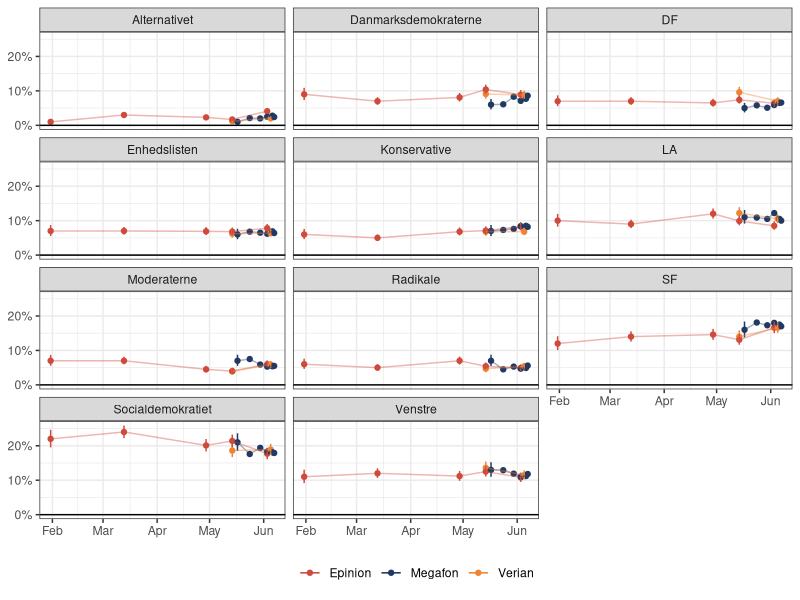
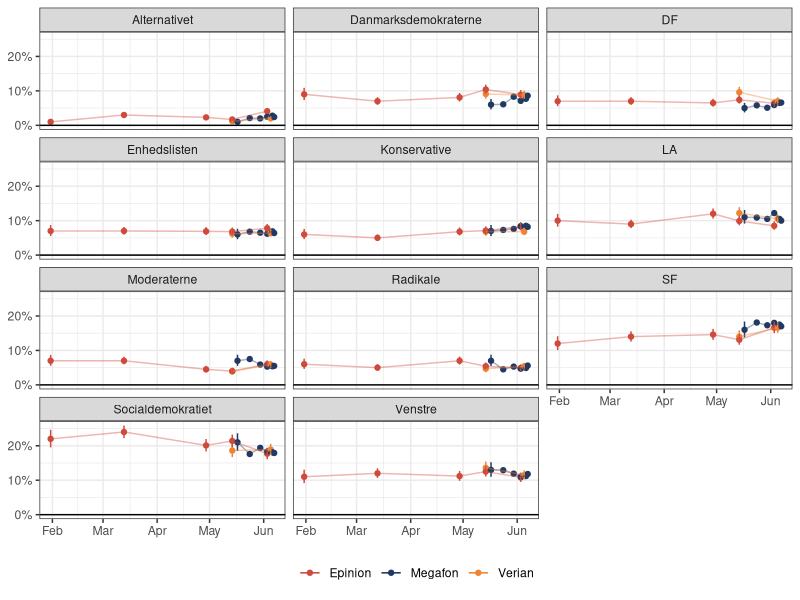

The R source for these figures, in order:
# R script for "Hvordan vil danskerne stemme til Europa-Parlamentsvalget? #3"
# URL: https://erikgahner.dk/2024/hvordan-vil-danskerne-stemme-til-europa-parlamentsvalget-3/

library("tibble")
library("ggplot2")
library("tidyr")
library("dplyr")

Sys.setlocale("LC_TIME", "da_DK.UTF-8")

ep_polls <- tribble(
    ~pollingfirm, ~date, ~respondenter, ~svar, ~Socialdemokratiet, ~Radikale, ~Konservative, ~SF,
    ~LA, ~Moderaterne, ~DF, ~Venstre, ~Alternativet, ~Danmarksdemokraterne, ~Enhedslisten,
    # https://www.altinget.dk/eu/artikel/foerste-eu-maaling-alle-partier-staar-til-en-plads-i-europa-parlamentet-undtagen-et
    "Epinion", "2024-01-31", 1051, 763, 22, 6, 6, 12, 10, 7, 7, 11, 1, 9, 7,
    # https://www.dr.dk/nyheder/politik/vaelgerne-straffer-venstre-i-ny-eu-maaling
    "Epinion", "2024-03-13", 2152, 1203, 24, 5, 5, 14, 9, 7, 7, 12, 3, 7, 7,
    # https://www.dr.dk/nyheder/politik/ep-valg/ny-maaling-sender-moderaterne-ud-af-eu-men-spidskandidat-tager-det-ikke-saa
    "Epinion", "2024-04-29", 1938, 1109, 20.1, 7.0, 6.8, 14.6, 12.0, 4.5, 6.5, 11.2, 2.3, 8.1, 6.9,
    # https://www.berlingske.dk/politik/danskerne-er-i-vildrede-udbryder-valgforskeren-tre-uger-foer-valget-er-alt
    "Verian", "2024-05-14", 1565, NA_real_, 18.6, 4.7, 6.8, 14.0, 12.2, 3.9, 9.6, 13.6, 1.2, 9.1, 6.2,
    # https://www.dr.dk/nyheder/politik/ny-maaling-tre-uger-foer-eu-valg-overrasker-valgforsker
    "Epinion", "2024-05-14", 2025, 1054, 21.4, 5.4, 7.1, 13.1, 9.9, 4.0, 7.4, 12.5, 1.7, 10.4, 6.8,
    # https://nyheder.tv2.dk/politik/2024-05-17-venstre-staar-til-kaempe-valglussing-men-vil-alligevel-aande-lettet-op-siger-redaktoer
    "Megafon", "2024-05-17", 1020, NA_real_, 21, 7, 7, 16, 11, 7, 5, 13, 1, 6, 6,
    # https://nyheder.tv2.dk/politik/2024-05-24-df-er-stoerre-end-radikale-venstre-i-ny-ep-maaling-men-partiet-staar-alligevel-til-nul-mandater
    "Megafon", "2024-05-24", NA_real_, NA_real_, 17.6, 4.5, 7.3, 18.1, 10.9, 7.5, 5.8, 12.9, 2.1, 6.1, 6.8,
    # https://nyheder.tv2.dk/politik/2024-05-31-danske-partier-i-taet-kamp-om-mandaterne-i-ny-maaling
    "Megafon", "2024-05-30", NA_real_, NA_real_, 19.4, 5.3, 7.6, 17.3, 10.5, 5.9, 5.1, 11.9, 2.0, 8.3, 6.5,
    # https://www.dr.dk/nyheder/politik/ep-valg/ny-meningsmaaling-fire-partier-er-paa-vippen-fire-dage-foer-ep-valget
    "Epinion", "2024-06-03", 2085, NA_real_, 17.7, 4.9, 8.3, 16.6, 8.5, 6.0, 6.4, 10.8, 4.1, 8.9, 7.8,
    # https://nyheder.tv2.dk/politik/2024-06-03-radikale-staar-til-at-ryge-ud-i-ny-maaling
    "Megafon", "2024-06-03", NA_real_, NA_real_, 18.3, 4.7, 8.4, 18.0, 12.2, 5.3, 5.9, 11.0, 2.5, 7.1, 6.2,
    # https://www.berlingske.dk/politik/stort-drama-i-ny-maaling-mette-frederiksen-kan-maerke-en-aande-i-nakken
    "Verian", "2024-06-05", 2301, NA_real_, 18.9, 5.4, 6.8, 16.6, 10.5, 5.9, 7.0, 11.5, 2.0, 8.8, 6.4,
    # https://nyheder.tv2.dk/politik/2024-06-06-ny-maaling-sender-eu-begejstret-parti-direkte-ud-i-kulden
    "Megafon", "2024-06-06", NA_real_, NA_real_, 18.1, 4.9, 8.5, 17.5, 10.5, 5.4, 6.5, 11.2, 2.8, 7.7, 6.9,
    # https://nyheder.tv2.dk/politik/2024-06-08-sidste-maaling-inden-valget-spaar-gyser-mellem-to-partier
    "Megafon", "2024-06-07", NA_real_, NA_real_, 17.9, 5.6, 8.2, 17.0, 10.0, 5.5, 6.6, 11.8, 2.4, 8.6, 6.4
)

polls <- ep_polls |>
    pivot_longer(Socialdemokratiet:Enhedslisten, names_to = "parti", values_to = "support") |>
    mutate(date = as.Date(date),
           support = support / 100) |>
    mutate(ci_max = qbeta(1 - 0.05 / 2, respondenter * support + 1, respondenter - respondenter * support),
           ci_min = qbeta(0.05 / 2, respondenter * support, respondenter - respondenter * support + 1))

polls |>
    ggplot(aes(date, support, ymin = ci_min, ymax = ci_max, colour = pollingfirm)) +
    geom_point() +
    geom_errorbar(width = 0) +
    geom_line(alpha = 0.4) +
    geom_hline(yintercept = 0) +
    facet_wrap(~ parti, ncol = 3) +
    scale_y_continuous(labels = scales::percent_format()) +
    scale_colour_manual(values = c("#D04A3C", "#223A63", "#EE8433")) +
    theme_bw() +
    theme(legend.position = "bottom") +
    labs(x = NULL,
         colour = NULL,
         y = NULL)

ggsave("EP2024polls.png", width = 7, height = 7, bg = "white")
